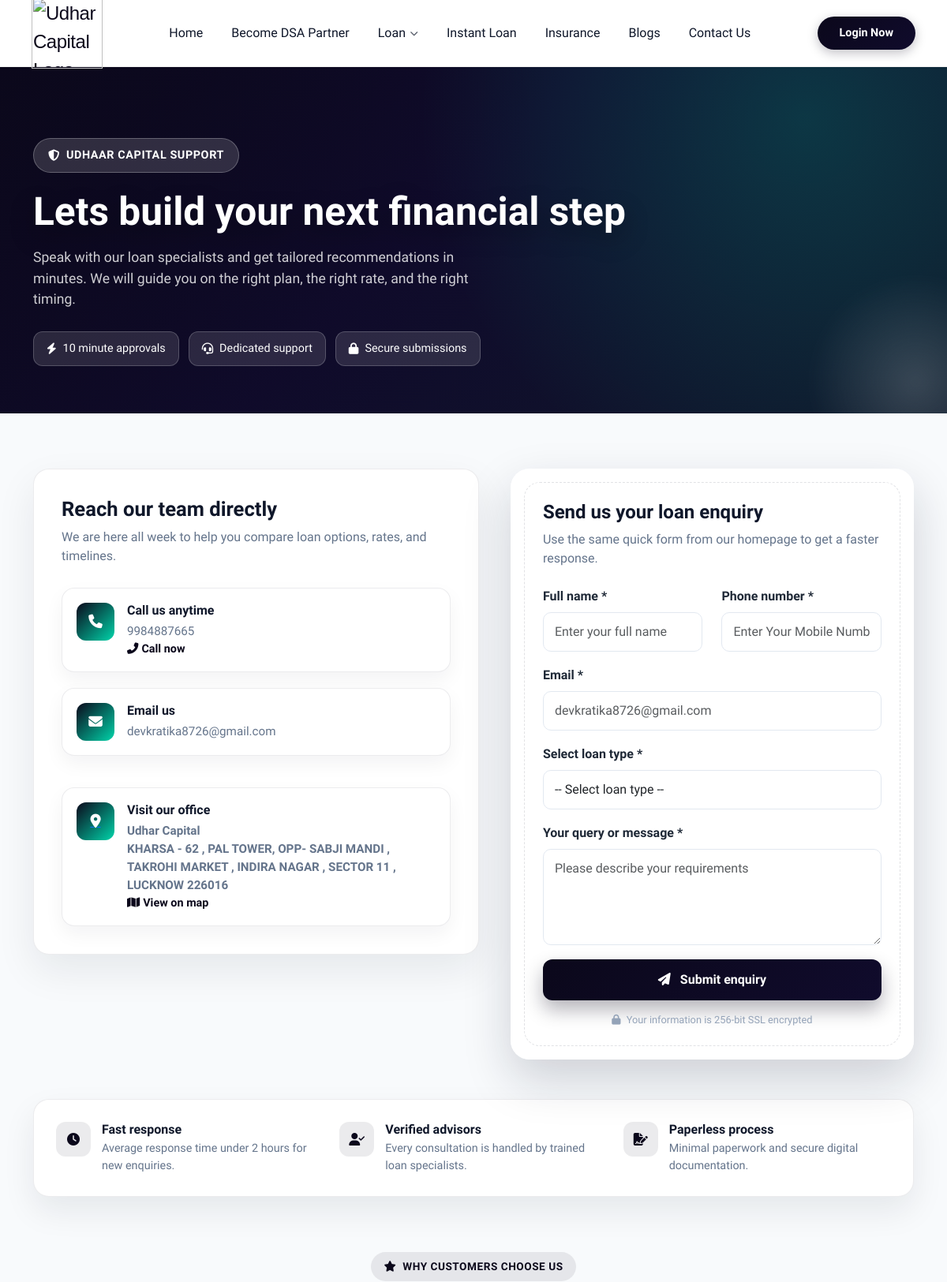
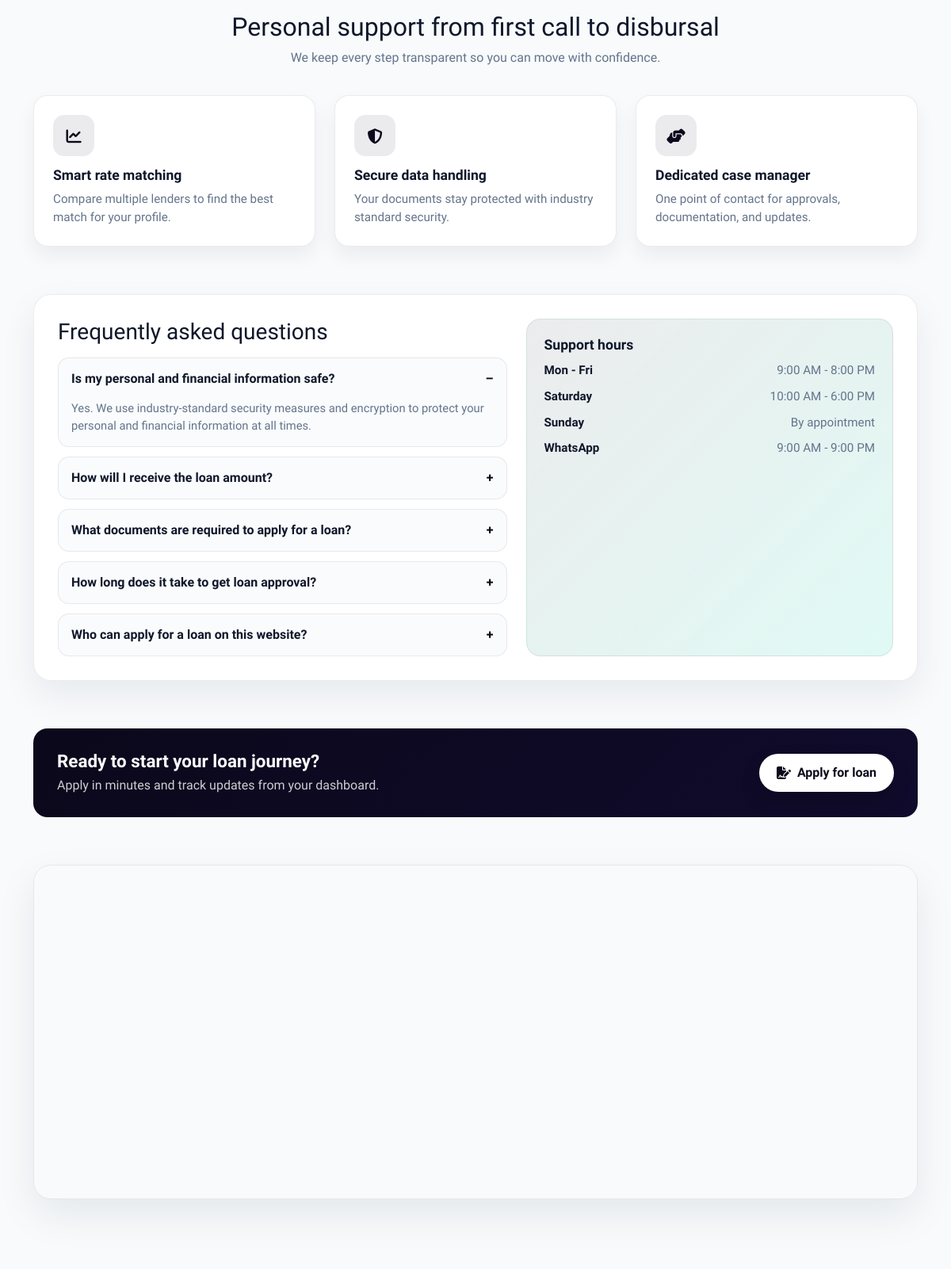
The page /contact.php (upper part) on the database its author committed (2 pictures, top to bottom).
### tables this page shows
CREATE TABLE `web_settings` (
  `id` int(11) NOT NULL,
  `site_phone` varchar(20) NOT NULL,
  `site_email` varchar(100) NOT NULL,
  `hr_email` varchar(255) NOT NULL,
  `site_address` text NOT NULL,
  `created_at` timestamp NOT NULL DEFAULT current_timestamp(),
  `updated_at` timestamp NOT NULL DEFAULT current_timestamp() ON UPDATE current_timestamp()
);

CREATE TABLE `faqs` (
  `id` int(11) NOT NULL,
  `question` varchar(255) NOT NULL,
  `answer` text NOT NULL,
  `created_by` int(11) NOT NULL,
  `created_role` enum('admin','staff') NOT NULL,
  `status` tinyint(1) NOT NULL DEFAULT 1,
  `created_at` timestamp NOT NULL DEFAULT current_timestamp()
);

### admin/db/web_settings.php (called while the page is built, shortened)
<?php
$result = mysqli_query($conn, "SELECT * FROM web_settings LIMIT 1");
if ($result && mysqli_num_rows($result) > 0) {
    $webSettings = mysqli_fetch_assoc($result);
}
?>

### contact.php (the view, shortened to what this page needs)
<?php
require_once 'includes/header.php';
$faq_items = [];
if (isset($conn)) {
    $faq_res = mysqli_query($conn, "SELECT id, question, answer FROM faqs WHERE status = 1 ORDER BY id DESC LIMIT 6");
    if ($faq_res && mysqli_num_rows($faq_res) > 0) {
        while ($row = mysqli_fetch_assoc($faq_res)) {
            $faq_items[] = $row;
        }
    }
}
?>
<section class="contact-hero">
    <div class="hero-glow"></div>
    <div class="container contact-hero-content">
        <span class="contact-eyebrow">
            <i class="fas fa-shield-alt"></i> Udhaar Capital Support
        </span>
        <h1>Lets build your next financial step</h1>
        <p>
            Speak with our loan specialists and get tailored recommendations in minutes.
            We will guide you on the right plan, the right rate, and the right timing.
        </p>
        <div class="contact-hero-tags">
            <span class="contact-hero-tag"><i class="fas fa-bolt"></i> 10 minute approvals</span>
            <span class="contact-hero-tag"><i class="fas fa-headset"></i> Dedicated support</span>
            <span class="contact-hero-tag"><i class="fas fa-lock"></i> Secure submissions</span>
        </div>
    </div>
</section>
<section class="contact-body" id="contactForm">
    <div class="container">
        <div class="contact-grid">
            <div class="contact-card">
                <h2>Reach our team directly</h2>
                <p>We are here all week to help you compare loan options, rates, and timelines.</p>
                <div class="contact-details-list">
                    <div class="detail-item">
                        <div class="detail-icon">
                            <i class="fas fa-phone"></i>
                        </div>
                        <div class="detail-content">
                            <h4>Call us anytime</h4>
                            <p><?php echo htmlspecialchars($webSettings['site_phone']); ?></p>
                            <a href="tel:<?php echo htmlspecialchars($webSettings['site_phone']); ?>">
                                <i class="fas fa-phone-alt me-1"></i>Call now</a>
                        </div>
                    </div>
                    <div class="detail-item">
                        <div class="detail-icon">
                            <i class="fas fa-envelope"></i>
                        </div>
                        <div class="detail-content">
                            <h4>Email us</h4>
                            <p><?php echo htmlspecialchars($webSettings['site_email']); ?></p>
                            <a href="mailto:<?php echo htmlspecialchars($webSettings['site_email']); ?>">
                        </div>
                    </div>
                    <div class="detail-item">
                        <div class="detail-icon">
                            <i class="fas fa-map-marker-alt"></i>
                        </div>
                        <div class="detail-content">
                            <h4>Visit our office</h4>
                            <p>
                                <?php echo nl2br(htmlspecialchars($webSettings['site_address'])); ?>
                            </p>
                            <a href="https://maps.google.com/?q=Kasana+Tower+Greater+Noida" target="_blank">
                                <i class="fas fa-map me-1"></i>View on map
                            </a>
                        </div>
                    </div>
                </div>
            </div>
            <div class="contact-form-card">
                <h3 class="form-title">Send us your loan enquiry</h3>
                <p class="form-subtitle">Use the same quick form from our homepage to get a faster response.</p>
                <form method="POST" action="insert/enquiry_form.php" class="needs-validation" novalidate>
                    <div class="row">
                        <div class="col-md-6">
                            <div class="form-group">
                                <label class="form-label" for="full_name">Full name *</label>
                                <input type="text" name="full_name" id="full_name" class="form-control"
                                    placeholder="Enter your full name" required>
                            </div>
                        </div>
                        <div class="col-md-6">
                            <div class="form-group">
                                <label class="form-label" for="phone">Phone number *</label>
                                <input type="tel" name="phone" id="phone" class="form-control"
                                    placeholder="Enter Your Mobile Number" pattern="[0-9]{10}" maxlength="10" required>
                            </div>
                        </div>
                    </div>
                    <div class="form-group">
                        <label class="form-label" for="email">Email *</label>
                        <input type="email" name="email" id="email" class="form-control"
                            placeholder="devkratika8726@gmail.com" required>
                    </div>
                    <div class="form-group">
                        <label class="form-label" for="loan_type">Select loan type *</label>
                        <select name="loan_type" id="loan_type" class="form-control" required>
                            <option value="">-- Select loan type --</option>
                        </select>
                    </div>
                    <div class="form-group">
                        <label class="form-label" for="query_message">Your query or message *</label>
                        <textarea name="query_message" id="query_message" class="form-control"
                            placeholder="Please describe your requirements" rows="4" required></textarea>
                    </div>
                    <button type="submit" name="submit_enquiry" class="submit-btn">
                        <i class="fas fa-paper-plane me-2"></i> Submit enquiry
                    </button>
                    <div class="security-note">
                        <i class="fas fa-lock me-1"></i> Your information is 256-bit SSL encrypted
                    </div>
                </form>
            </div>
        </div>
        <div class="support-strip">
            <div class="support-strip-item">
                <div class="support-strip-icon"><i class="fas fa-clock"></i></div>
                <div>
                    <h4>Fast response</h4>
                    <p>Average response time under 2 hours for new enquiries.</p>
                </div>
            </div>
            <div class="support-strip-item">
                <div class="support-strip-icon"><i class="fas fa-user-check"></i></div>
                <div>
                    <h4>Verified advisors</h4>
                    <p>Every consultation is handled by trained loan specialists.</p>
                </div>
            </div>
            <div class="support-strip-item">
                <div class="support-strip-icon"><i class="fas fa-file-signature"></i></div>
                <div>
                    <h4>Paperless process</h4>
                    <p>Minimal paperwork and secure digital documentation.</p>
                </div>
            </div>
        </div>
        <div class="contact-features">
            <div class="contact-features-header">
                <span><i class="fas fa-star"></i> Why customers choose us</span>
                <h2 class="mt-3">Personal support from first call to disbursal</h2>
                <p class="text-muted">We keep every step transparent so you can move with confidence.</p>
            </div>
            <div class="contact-features-grid">
                <div class="feature-card">
                    <div class="feature-icon"><i class="fas fa-chart-line"></i></div>
                    <h3>Smart rate matching</h3>
                    <p>Compare multiple lenders to find the best match for your profile.</p>
                </div>
                <div class="feature-card">
                    <div class="feature-icon"><i class="fas fa-shield-alt"></i></div>
                    <h3>Secure data handling</h3>
                    <p>Your documents stay protected with industry standard security.</p>
                </div>
                <div class="feature-card">
                    <div class="feature-icon"><i class="fas fa-hands-helping"></i></div>
                    <h3>Dedicated case manager</h3>
                    <p>One point of contact for approvals, documentation, and updates.</p>
                </div>
            </div>
        </div>
        <div class="faq-section">
            <div>
                <h3 class="mb-3">Frequently asked questions</h3>
                <div class="faq-list">
                    <?php if (!empty($faq_items)): ?>
                        <?php foreach ($faq_items as $index => $faq):
                            $faq_id = 'contactFaq' . (int) $faq['id'];
                            $is_open = $index === 0;
                            ?>
                            <div class="faq-item">
                                <button type="button" class="faq-toggle" aria-expanded="<?= $is_open ? 'true' : 'false' ?>"
                                    aria-controls="<?= $faq_id ?>">
                                    <span><?= htmlspecialchars($faq['question']) ?></span>
                                </button>
                                <div id="<?= $faq_id ?>" class="faq-body <?= $is_open ? 'show' : '' ?>">
                                    <?= nl2br(htmlspecialchars($faq['answer'])) ?>
                                </div>
                            </div>
                        <?php endforeach; ?>
                    <?php else: ?>
                        <div class="text-muted">FAQs will be available soon.</div>
                    <?php endif; ?>
                </div>
            </div>
            <div class="hours-card">
                <h4>Support hours</h4>
                <ul>
                    <li><span>Mon - Fri</span> 9:00 AM - 8:00 PM</li>
                    <li><span>Saturday</span> 10:00 AM - 6:00 PM</li>
                    <li><span>Sunday</span> By appointment</li>
                    <li><span>WhatsApp</span> 9:00 AM - 9:00 PM</li>
                </ul>
            </div>
        </div>
        <div class="apply-banner">
            <div>
                <h3>Ready to start your loan journey?</h3>
                <p>Apply in minutes and track updates from your dashboard.</p>
            </div>
            <a href="apply-loan.php"><i class="fas fa-file-signature"></i>Apply for loan</a>
        </div>
        <div class="contact-map">
            <iframe
                src="https://www.google.com/maps/embed?pb=!1m17!1m12!1m3!1d12584.172480502648!2d80.98895420485427!3d26.890442876563796!2m3!1f0!2f0!3f0!3m2!1i1024!2i768!4f13.1!3m2!1m1!2zMjbCsDUzJzMyLjYiTiA4McKwMDAnMjYuOCJF!5e1!3m2!1sen!2sin!4v1770789581193!5m2!1sen!2sin"
                allowfullscreen="" loading="lazy">
            </iframe>
        </div>
    </div>
</section>
<?php
require_once 'includes/footer.php';
?>

### includes/css/header.css (style rules this page uses)
* { margin: 0; padding: 0; box-sizing: border-box; }
body { color: var(--text-dark); background-color: #fff; padding-top: 85px; margin: 0; }
* { font-family: Helvetica, sans-serif; }

### includes/header.php (style rules this page uses)
body, p, span, a, label, small, strong, em, b, u, del, ins, mark, blockquote, q, cite, pre, code, kbd, samp, var, abbr, address, time, summary, details, figcaption, caption, legend, li, dt, dd, th, td, h1, h2, h3, h4, h5, h6, button, input, textarea, select, option, marquee, div { font-family: "Plus Jakarta Sans", sans-serif !important; }

### includes/footer.php (style rules this page uses)
.text-muted { color: #64748b !important; }

### rows shown on the page
web_settings: site_phone "9984887665", site_email "devkratika8726@gmail.com", site_address "Udhar Capital KHARSA - 62 , PAL TOWER, OPP- SABJI MANDI , TAKROHI MARKET , INDIRA NAGAR , SECTOR 11 , LUCKNOW 226016"
faqs: question "Is my personal and financial information safe?", answer "Yes. We use industry-standard security measures and encryption to protect your personal and financial information at all times."
faqs: question "How will I receive the loan amount?"
faqs: question "What documents are required to apply for a loan?"
faqs: question "How long does it take to get loan approval?"
faqs: question "Who can apply for a loan on this website?"

### other values the page prints
$category['name'] "Loan"
$category['name'] "Instant Loan"
